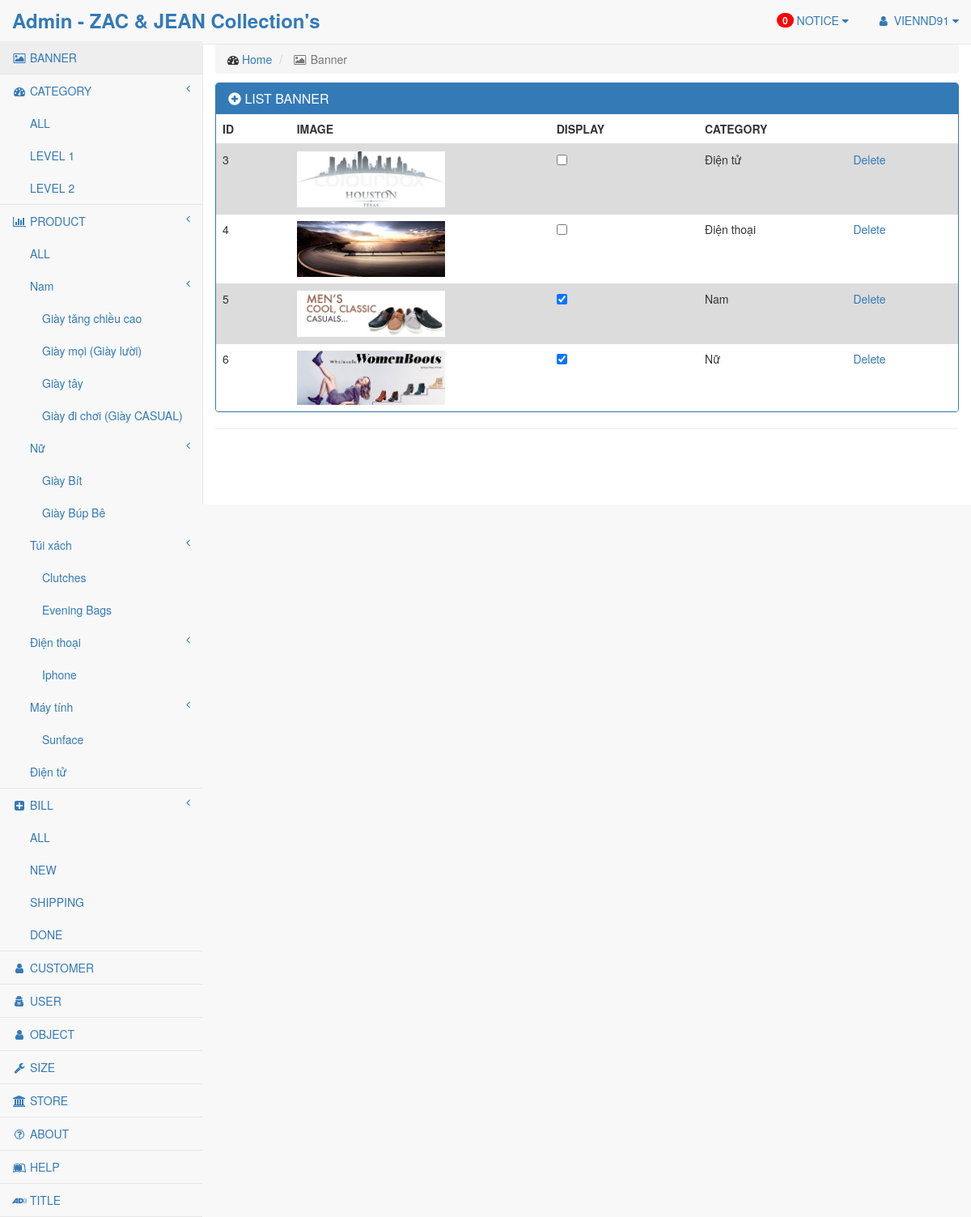
/admin/index.php?page=banner (signed in), run on the app's committed database.
### tables this page shows
CREATE TABLE `account` (
  `id_account` int(11) NOT NULL,
  `username` varchar(120) NOT NULL,
  `password` varchar(120) NOT NULL,
  `permission` varchar(120) NOT NULL
);

CREATE TABLE `category` (
  `id_category` int(11) NOT NULL,
  `category` varchar(120) NOT NULL,
  `category_english` varchar(120) DEFAULT NULL,
  `image` varchar(120) NOT NULL,
  `is_display` int(11) NOT NULL,
  `level` int(11) NOT NULL
);

CREATE TABLE `banner` (
  `id_banner` int(11) NOT NULL,
  `image` varchar(120) NOT NULL,
  `is_display` int(11) NOT NULL,
  `id_category` int(11) NOT NULL
);

### admin/index.php (the view, shortened to what the rows shown need)
<?php
include_once("../server/connect.php");
include_once("../server/common.php");
if (isset($_GET['page'])) {
    $page = $_GET['page'];
}
?>
<!DOCTYPE html>
<html lang="en">
    <head>
        <link href="https://maxcdn.bootstrapcdn.com/bootstrap/3.3.7/css/bootstrap.min.css" rel="stylesheet">
        <link href="https://gitcdn.github.io/bootstrap-toggle/2.2.2/css/bootstrap-toggle.min.css" rel="stylesheet">
        <link href="https://cdnjs.cloudflare.com/ajax/libs/metisMenu/2.7.0/metisMenu.min.css" rel="stylesheet">
        <link rel="stylesheet" href="assets/css/style-page-admin.css">
        <link href="https://maxcdn.bootstrapcdn.com/font-awesome/4.7.0/css/font-awesome.min.css" rel="stylesheet">
    </head>
    <body>
            <div id="wrapper">
                <nav class="navbar navbar-default navbar-static-top" role="navigation" style="margin-bottom: 0">
                    <ul class="nav navbar-top-links navbar-right">
                        <li class="dropdown">
                            <?php
                            if (!isset($_SESSION['user'])) {
                                ?>
                                <a class="dropdown-toggle" data-toggle="dropdown" href="#">
                                    <i class="fa fa-user fa-fw"></i> UNDERFINE <i class="fa fa-caret-down"></i>
                                </a>
                                <ul class="dropdown-menu dropdown-user">
                                    <li><a href="#"><i class="fa fa-user fa-fw"></i> ACCOUNT</a>
                                    </li>
                                </ul>
                                <?php
                            } else {
                                $account = selectData("account", "id_account = '" . $_SESSION['user'] . "'", "username");
                                $row_account = $account;
                                ?>
                                <a class="dropdown-toggle" data-toggle="dropdown" href="#">
                                    <i class="fa fa-user fa-fw"></i> <?php echo strtoupper($row_account[0][0]); ?> <i class="fa fa-caret-down"></i>
                                </a>
                                <?php
                            }
                            ?>
                        </li>
                    </ul>
                    <div class="navbar-default sidebar" role="navigation">
                        <div class="sidebar-nav navbar-collapse">
                            <ul class="nav" id="side-menu">
                                <li>
                                    <ul class="nav nav-second-level">
                                        <?php
                                        $data = selectData("category", "level = 0", "*");
                                        for ($i = 0; $i < count($data); $i++) {
                                            $data_sub = selectData("category", "level = '" . $data[$i][0] . "'", "*");
                                            ?>
                                            <li>
                                                <a href="#"><span <?php echo count($data_sub) > 0 ? 'class="fa arrow"' : ''; ?>></span><?php echo $data[$i][1]; ?></a>
                                                <ul class="nav nav-third-level">
                                                    <?php
                                                    for ($j = 0; $j < count($data_sub); $j++) {
                                                        ?>
                                                        <li>
                                                            <a href="?page=product&category=<?php echo $data_sub[$j][0]; ?>"><?php echo $data_sub[$j][1]; ?></a>
                                                        </li>
                                                        <?php
                                                    }
                                                    ?>
                                                </ul>
                                            </li>
                                            <?php
                                        }
                                        ?>
                                    </ul>
                                </li>
                            </ul>
                        </div>
                    </div>
                </nav>
                <div id="page-wrapper">
                    <?php
                    $array_page = array('category', 'product', 'user', 'customer', 'home', 'bill', 'object', 'size', 'banner', 'store', 'about', 'help', 'title', 'sql');
                    if (in_array($page, $array_page)) {
                        include("page/$page.php");
                    }
                    ?>
                </div>
            </div>
    </body>
</html>

### admin/page/banner.php (shortened to what the rows shown need)
<div class="row">
    <?php
        if ($act == 'add') {
            $hinhanh = $_FILES['dk-image']['name'];
            $id_category = $_POST['dk-category'];
            $datadm =  selectData("category", "level = 0", "id_category, category");
            for ($i = 0; $i < count($datadm); $i++) {
                $option_category .= '<option value="'.$datadm[$i][0].'">'.$datadm[$i][1].'</option>';
            }
            if (isset($_POST['btn-plus'])) {
                if (!$hinhanh || !$id_category) {
                    $class_alert = "alert alert-danger";
                    $content_notice = "Please input fill info !";
                    modalInfo($class_alert, $content_notice);
                    ?>
                        <script>
                            $('#modalNotice').modal('show');
                            $(document).on('hide.bs.modal','#modalNotice', function () {
                                history.back();
                            });
                        </script>
                    <?php
                } else {
                    $type = pathinfo($_FILES['dk-image']['name'], PATHINFO_EXTENSION);
                    $typeFileAllow = array('png','jpg','jpeg', 'gif', 'png');
                    if ($hinhanh != NULL) {
                        if (in_array($type, $typeFileAllow)){
                            if ($_FILES['dk-image']['size'] > 1048576){
                                $class_alert = "alert alert-danger";
                                $content_notice = "File size > 1Mb !";
                                modalInfo($class_alert, $content_notice);
                                ?>
                                    <script>
                                        $('#modalNotice').modal('show');
                                    </script>
                                <?php
                            } else {
                                $path = "data/banner/";
                                $tmp_name = $_FILES['dk-image']['tmp_name'];
                                $name = basename(md5($_FILES['dk-image']['name'].time()).".".$type);
                                $hinhanh = $path.$name;
                                move_uploaded_file($tmp_name,$hinhanh);
                                $insert_banner = insertData("banner", "image, is_display, id_category", "'".$hinhanh."',1,'".$id_category."'");
                                if ($insert_banner) {
                                    $class_alert = "alert alert-success";
                                    $content_notice = "Done !";
                                    modalInfo($class_alert, $content_notice);
                                    ?>
                                        <script>
                                            $('#modalNotice').modal('show');
                                        </script>
                                    <?php
                                } else {
                                    $class_alert = "alert alert-danger";
                                    $content_notice = $mysqli->error;
                                    modalInfo($class_alert, $content_notice);
                                    ?>
                                        <script>
                                            $('#modalNotice').modal('show');
                                            $(document).on('hide.bs.modal','#modalNotice', function () {
                                                history.back();
                                            });
                                        </script>
                                    <?php
                                }
                            }
                        } else {
                            $class_alert = "alert alert-danger";
                            $content_notice = "File not apply !";
                            modalInfo($class_alert, $content_notice);
                            ?>
                                <script>
                                    $('#modalNotice').modal('show');
                                </script>
                            <?php
                        }
                    }
                }
            }
            echo '
                <div class="col-md-12">
                    <div class="panel panel-primary filterable">
                        <div class="panel-heading">
                            <h3 class="panel-title">BANNER</h3>
                        </div>
                        <div>
                            <form role="form" method="POST" class="form-horizontal" enctype="multipart/form-data">
                                <div class="tab-pane info-register fade in active">
                                    <div class="form-group">
                                        <label class="control-label col-sm-2" for="dk-image">Image :</label>
                                        <div class="col-sm-5">
                                            <input type="file" name="dk-image" id="dk-image" />
                                        </div>
                                    </div>
                                    <div class="form-group">
                                        <label class="control-label col-sm-2" for="dk-category">Category :</label>
                                        <div class="col-sm-5">
                                            <select class="item-cbb" name="dk-category">
                                                '.$option_category.'
                                            </select>
                                        </div>
                                    </div>
                                    <div class="form-group">
                                        <label class="control-label col-sm-2" for="dk-save"></label>
                                        <div class="col-sm-5">
                                            <button type="submit" name="btn-plus" class="btn btn-primary">Save</button>
                                        </div>
                                    </div>
                                </div>
                            </form>
                        </div>
                    </div>
                    <hr class="hr-no-margin">
                </div>
            ';
        } else {
            ?>
            <div class="col-md-12">
                <div class="panel panel-primary filterable">
                    <table class="table">
                        <thead>
                            <tr class="tr-title">
                                <th style="width: 10%">ID</th>
                                <th style="width: 35%">IMAGE</th>
                                <th style="width: 20%">DISPLAY</th>
                                <th style="width: 20%">CATEGORY</th>
                                <th style="width: 15%"></th>
                            </tr>
                        </thead>
                        <tbody>
                            <?php
                                $data =  selectData("banner", "1=1", "*");
                                for ($i = 0; $i < count($data); $i++) {
                                    ?>
                                    <tr class="<?php echo $i % 2 == 0 ? 'row-chan' : 'row-le' ?>">
                                        <td><?php echo $data[$i][0] ?></td>
                                        <td><img class="image-banner" src="<?php echo $data[$i][1]; ?>"></td>
                                        <td>
                                            <?php
                                                if ($data[$i][2] == 1) {
                                                    ?>
                                                        <form class="form-horizontal" role="form" method="POST" action="ajax-update-banner.php">
                                                            <input class="change-banner" type="checkbox" checked data-toggle="toggle" value="<?php echo $data[$i][0] ?>">
                                                        </form>
                                                    <?php
                                                } else {
                                                    ?>
                                                        <form class="form-horizontal" role="form" method="POST" action="ajax-update-banner.php">
                                                            <input class="change-banner" type="checkbox" data-toggle="toggle" value="<?php echo $data[$i][0] ?>">
                                                        </form>
                                                    <?php
                                                }
                                            ?>
                                        </td>
                                        <td>
                                            <?php
                                                $datadm =  selectData("category", "id_category = '".$data[$i][3]."'", "category");
                                                echo $datadm[0][0];
                                            ?>
                                        </td>
                                        <td><a href="index.php?page=banner&act=del&id=<?php echo $data[$i][0]; ?>">Delete</a></td>
                                    </tr>
                                    <?php
                                }
                            ?>
                        </tbody>
                    </table>
                </div>
            </div>
            <?php
        }
    ?>
</div>

### data on the page
account: username "VIENND91"
category: category "Nam"
category: category "Giày tăng chiều cao"
category: category "Giày mọi (Giày lười)"
category: category "Giày tây"
category: category "Giày đi chơi (Giày CASUAL)"
category: category "Nữ"
category: category "Giày Bít"
category: category "Giày Búp Bê"
category: category "Túi xách"
category: category "Clutches"
category: category "Evening Bags"
category: category "Điện thoại"
category: category "Iphone"
category: category "Máy tính"
category: category "Sunface"
category: category "Điện tử"
banner: id_banner "3", image (picture), id_category.category "Điện tử"
banner: id_banner "4", image (picture), id_category.category "Điện thoại"
banner: id_banner "5", image (picture), id_category.category "Nam"
banner: id_banner "6", image (picture), id_category.category "Nữ"

### other printed values
count($data) "0"
